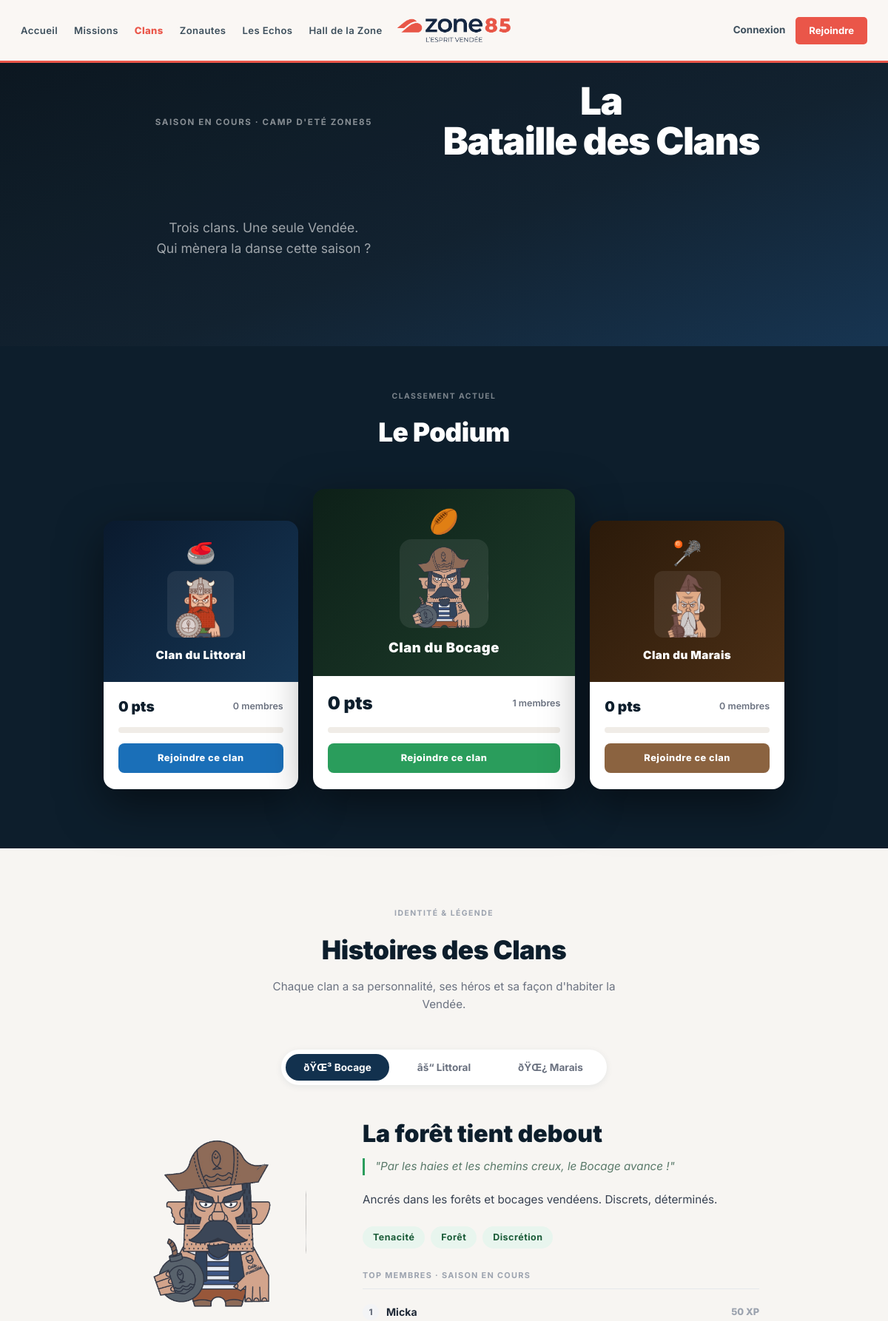
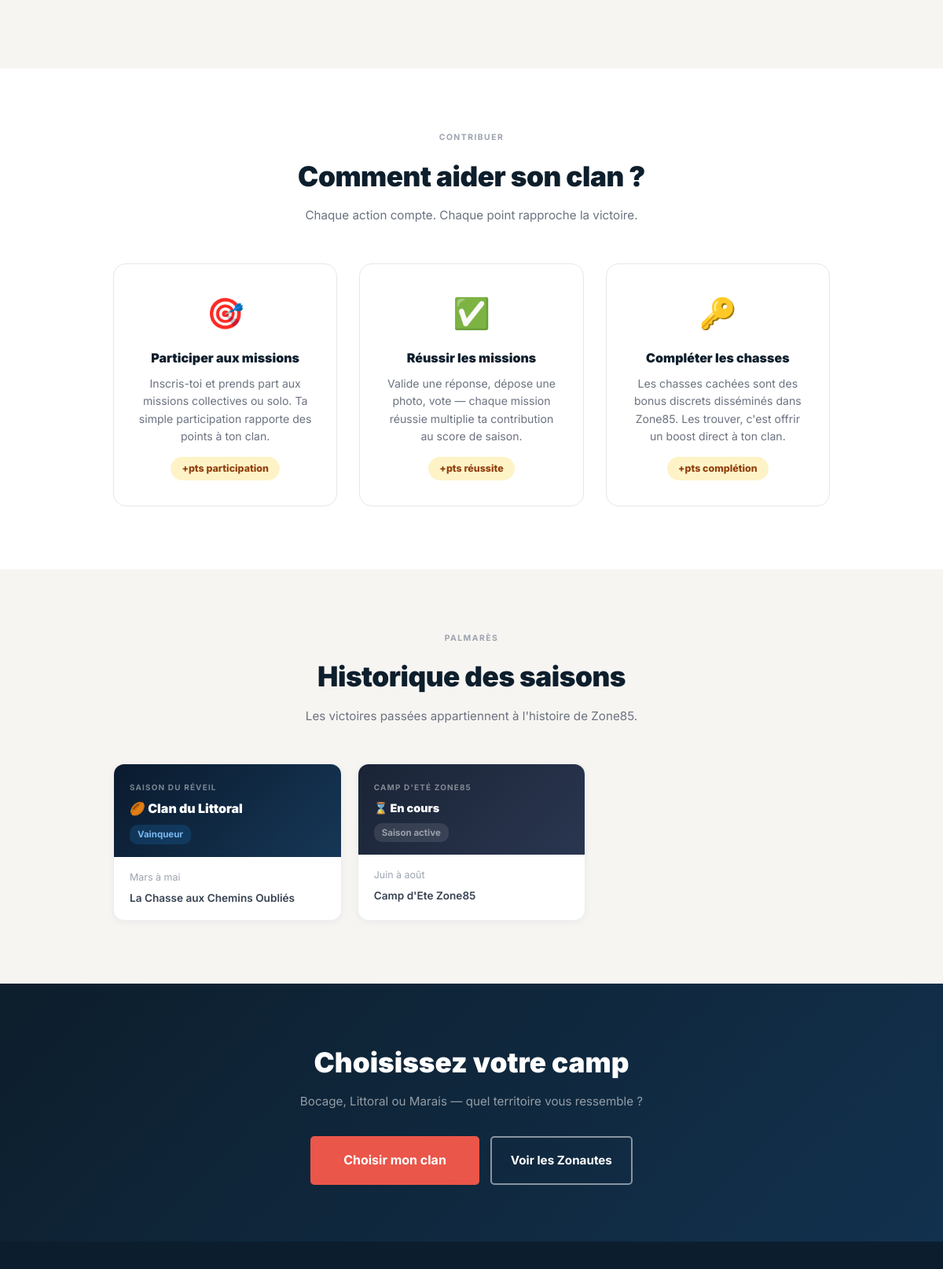
The app's page /clans.php (upper part) with its own data (2 pictures, top to bottom).
### tables this page shows
CREATE TABLE `games` (
  `id`           int(10) UNSIGNED NOT NULL AUTO_INCREMENT,
  `season_id`    int(10) UNSIGNED DEFAULT NULL,
  `title`        varchar(200) NOT NULL,
  `slug`         varchar(200) NOT NULL,
  `description`  text DEFAULT NULL,
  `game_type`    enum('seasonal_event','evergreen','hidden_hunt','premium_game','editorial_game') NOT NULL,
  `status`       enum('draft','active','archived','coming_soon') NOT NULL DEFAULT 'draft',
  `is_paid`      tinyint(1) DEFAULT 0,
  `is_collective` tinyint(1) DEFAULT 0,
  `cover_image`  varchar(255) DEFAULT NULL,
  `rules`        text DEFAULT NULL,
  `start_date`   date DEFAULT NULL,
  `end_date`     date DEFAULT NULL,
  `created_at`   datetime NOT NULL DEFAULT current_timestamp(),
  `updated_at`   datetime NOT NULL DEFAULT current_timestamp() ON UPDATE current_timestamp(),
  PRIMARY KEY (`id`),
  UNIQUE KEY `uq_games_slug` (`slug`)
);

CREATE TABLE `seasons` (
  `id`                 int(10) UNSIGNED NOT NULL AUTO_INCREMENT,
  `title`              varchar(200) NOT NULL,
  `slug`               varchar(200) NOT NULL,
  `color_primary`      varchar(7) NOT NULL DEFAULT '#0c1e2e',
  `color_secondary`    varchar(7) NOT NULL DEFAULT '#ea5649',
  `emoji`              varchar(8) NOT NULL DEFAULT '?',
  `description`        text DEFAULT NULL,
  `description_long`   text DEFAULT NULL,
  `image_url`          varchar(255) DEFAULT NULL,
  `badge_reward_id`    int(10) UNSIGNED DEFAULT NULL,
  `grande_mission_id`  int(10) UNSIGNED DEFAULT NULL,
  `period_label`       varchar(100) DEFAULT NULL,
  `start_date`         date DEFAULT NULL,
  `end_date`           date DEFAULT NULL,
  `closed_at`          datetime DEFAULT NULL,
  `winner_clan_id`     int(10) UNSIGNED DEFAULT NULL,
  `status`             enum('upcoming','active','archived') NOT NULL DEFAULT 'upcoming',
  `theme_color`        varchar(20) DEFAULT NULL,
  `main_game_id`       int(10) UNSIGNED DEFAULT NULL,
  `created_at`         datetime NOT NULL DEFAULT current_timestamp(),
  `updated_at`         datetime NOT NULL DEFAULT current_timestamp() ON UPDATE current_timestamp(),
  PRIMARY KEY (`id`),
  UNIQUE KEY `uq_seasons_slug` (`slug`),
  KEY `idx_seasons_status` (`status`),
  KEY `idx_seasons_dates` (`start_date`,`end_date`)
);

CREATE TABLE `clans` (
  `id`              int(10) UNSIGNED NOT NULL AUTO_INCREMENT,
  `name`            varchar(100) NOT NULL,
  `slug`            varchar(100) NOT NULL,
  `description`     text DEFAULT NULL,
  `mascot_image`    varchar(255) DEFAULT NULL,
  `color_primary`   varchar(20) DEFAULT '#12314e',
  `color_secondary` varchar(20) DEFAULT '#163756',
  `motto`           varchar(255) DEFAULT NULL,
  `cry`             varchar(255) DEFAULT NULL,
  `is_active`       tinyint(1) DEFAULT 1,
  `created_at`      datetime NOT NULL DEFAULT current_timestamp(),
  `updated_at`      datetime NOT NULL DEFAULT current_timestamp() ON UPDATE current_timestamp(),
  PRIMARY KEY (`id`),
  UNIQUE KEY `uq_clans_slug` (`slug`)
);

CREATE TABLE `season_trophies` (
  `id` int(10) UNSIGNED NOT NULL AUTO_INCREMENT, `season_id` int(10) UNSIGNED NOT NULL,
  `winning_clan_id` int(10) UNSIGNED NOT NULL, `title` varchar(200) DEFAULT NULL,
  `description` text DEFAULT NULL, `score_final` int(10) UNSIGNED DEFAULT 0,
  `trophy_image` varchar(255) DEFAULT NULL, `awarded_at` datetime DEFAULT NULL,
  `created_at` datetime NOT NULL DEFAULT current_timestamp(),
  PRIMARY KEY (`id`), KEY `fk_trophy_season` (`season_id`), KEY `fk_trophy_clan` (`winning_clan_id`)
);

### clans.php (the view, shortened to what the rows shown need)
<?php
require_once 'includes/data.php';
require_once 'includes/functions.php';
require_once 'includes/repositories.php';
if (db_enabled()) {
    $_clans_db = fetch_all_clans();
    if ($_clans_db !== null) $clans = $_clans_db;
    $_season_db = fetch_active_season();
    if ($_season_db !== null) $active_season = $_season_db;
    $_trophies_db = fetch_trophies();
}
$podium_clans = array_values($clans);
usort($podium_clans, fn($a, $b) => $a['podium_rank'] <=> $b['podium_rank']);
$by_rank = [];
foreach ($podium_clans as $c) {
    $by_rank[$c['podium_rank']] = $c;
}
$podium_display = [
    $by_rank[2] ?? null,
    $by_rank[1] ?? null,
    $by_rank[3] ?? null,
];
$clan_colors = [
    'bocage'   => ['bg' => '#0d2018', 'bg2' => '#1e3d2b', 'bar' => '#2a9d5c', 'medal' => '&#127947;'],
    'littoral' => ['bg' => '#0a1a2e', 'bg2' => '#163756', 'bar' => '#1a6fb8', 'medal' => '&#9875;'],
    'marais'   => ['bg' => '#2b1a0a', 'bg2' => '#4a2e15', 'bar' => '#8b6340', 'medal' => '&#127807;'],
];
$clan_keywords = [
    'bocage'   => ['Tenacité', 'Forêt', 'Discrétion'],
    'littoral' => ['Audace', 'Horizon', 'Sel'],
    'marais'   => ['Patience', 'Profondeur', 'Secrets'],
];
$clan_cries = [
    'bocage'   => '"Par les haies et les chemins creux, le Bocage avance !"',
    'littoral' => '"La mer nous appelle, les vagues nous portent !"',
    'marais'   => '"Dans le silence des eaux, la force attend."',
];
$rank_medals = [1 => '&#127945;', 2 => '&#129356;', 3 => '&#129357;'];
$archived_seasons = array_filter($seasons, fn($s) => $s['status'] === 'archived');
require_once 'includes/header.php';
?>
<section class="clans-hero">
  <div class="clans-hero-inner">
    <p class="overline-label">
      <?php if ($active_season): ?>
        Saison en cours &middot; <?= e($active_season['title']) ?>
      <?php else: ?>
        Zone85 &mdash; Vendée
      <?php endif; ?>
    </p>
    <h1>La Bataille&nbsp;des&nbsp;Clans</h1>
    <p class="hero-sub">Trois clans. Une seule Vendée.<br>Qui mènera la danse cette saison&nbsp;?</p>
  </div>
</section>
<section class="podium-section">
  <div class="section-header" style="color:#fff;">
    <h2 style="color:#fff;">Le Podium</h2>
  </div>
  <div class="podium-grid">
    <?php foreach ($podium_display as $clan): if (!$clan) continue;
      $rank  = (int)$clan['podium_rank'];
      $slug  = $clan['slug'];
      $col   = $clan_colors[$slug] ?? ['bg' => '#0d1e2c', 'bg2' => '#12314e', 'bar' => '#888', 'medal' => ''];
      $medal = $rank_medals[$rank] ?? '';
      $is_first = $rank === 1;
      $card_class = 'podium-card' . ($is_first ? ' podium-card-first' : '');
    ?>
    <div class="<?= e($card_class) ?>">
      <div class="pc-header" style="background:linear-gradient(135deg,<?= e($col['bg']) ?>,<?= e($col['bg2']) ?>);">
        <span class="pc-medal"><?= $medal ?></span>
        <div class="pc-masc">
          <img src="<?= img(e($clan['mascot'])) ?>" alt="Mascotte <?= e(ucfirst($slug)) ?>">
        </div>
        <div class="pc-clan-name"><?= e($clan['name']) ?></div>
      </div>
      <div class="pc-body">
        <div class="pc-score-row">
          <span class="pc-score"><?= format_score((int)$clan['season_score']) ?></span>
          <span class="pc-members"><?= (int)$clan['members_count'] ?> membres</span>
        </div>
        <div class="pc-bar-bg">
        </div>
        <a href="inscription.php?clan=<?= e($slug) ?>" class="pc-btn <?= e($slug) ?>-btn">
          Rejoindre ce clan
        </a>
      </div>
    </div>
    <?php endforeach; ?>
  </div>
</section>
<section class="clans-stories">
  <div class="container">
    <div class="section-header">
      <h2>Histoires des Clans</h2>
    </div>
    <div class="story-panels">
      <?php $first_panel = true; foreach (['bocage', 'littoral', 'marais'] as $slug):
        $c = $clans[$slug] ?? null;
        $panel_active = $first_panel ? ' active' : '';
        $first_panel  = false;
        $cry   = $clan_cries[$slug]    ?? '';
        $kws   = $clan_keywords[$slug] ?? [];
        $kw_cls = $slug . '-kw';
      ?>
      <div
        class="story-panel<?= $panel_active ?>"
        id="panel-<?= e($slug) ?>"
        data-clan="<?= e($slug) ?>"
        role="tabpanel"
        aria-labelledby="tab-<?= e($slug) ?>"
      >
        <div class="story-inner">
          <div class="story-masc-col">
            <img
              src="<?= img(e($c['mascot'])) ?>"
              alt="Mascotte <?= e(ucfirst($slug)) ?>"
              class="story-masc-img"
            >
          </div>
          <div class="story-info-col">
            <h3 class="story-hero-name"><?= e($c['hero_name']) ?></h3>
            <p class="story-cry"><?= e($cry) ?></p>
            <p class="story-desc"><?= e($c['description']) ?></p>
            <div class="story-keywords">
              <?php foreach ($kws as $kw): ?>
              <span class="story-kw <?= e($kw_cls) ?>"><?= e($kw) ?></span>
              <?php endforeach; ?>
            </div>
            <p class="story-top5-title">Top membres &middot; Saison en cours</p>
            <?php if (!empty($c['top_members'])): ?>
            <ol class="story-top5-list">
              <?php foreach (array_slice($c['top_members'], 0, 5) as $i => $member): ?>
              <li>
                <span class="st-rank"><?= $i + 1 ?></span>
                <span class="st-name"><?= e($member['pseudo']) ?></span>
                <span class="st-xp"><?= format_xp((int)$member['xp_season']) ?></span>
              </li>
              <?php endforeach; ?>
            </ol>
            <?php else: ?>
            <p class="story-empty">Rejoins le clan pour figurer ici.</p>
            <?php endif; ?>
          </div>
        </div>
      </div>
      <?php endforeach; ?>
    </div>
  </div>
</section>
<section class="clan-help">
  <div class="container">
    <div class="section-header">
      <h2>Comment aider son clan&nbsp;?</h2>
    </div>
  </div>
</section>
<section class="seasons-history">
  <div class="container">
    <div class="section-header">
      <h2>Historique des saisons</h2>
    </div>
    <div class="seasons-grid">
      <?php foreach ($archived_seasons as $s):
        $wc    = $s['winner_clan'] ?? '';
        $hdr   = $wc ? 'shc-header-' . $wc : 'shc-header-none';
        $badge = $wc ? 'shc-badge-' . $wc  : 'shc-badge-none';
        $winner_label = $s['winner_label'] ?? ($wc ? ucfirst($wc) : 'En cours');
      ?>
      <div class="season-hist-card">
        <div class="shc-header <?= e($hdr) ?>">
          <p class="shc-season-label"><?= e($s['title']) ?></p>
          <div class="shc-winner">&#127945; <?= e($winner_label) ?></div>
          <span class="shc-winner-badge <?= e($badge) ?>">Vainqueur</span>
        </div>
        <div class="shc-body">
          <p class="shc-period"><?= e($s['period'] ?? '') ?></p>
          <?php if (!empty($s['main_mission'])): ?>
          <p class="shc-mission"><?= e($s['main_mission']) ?></p>
          <?php endif; ?>
        </div>
      </div>
      <?php endforeach; ?>
      <?php if ($active_season): ?>
      <div class="season-hist-card">
        <div class="shc-header shc-header-none">
          <p class="shc-season-label"><?= e($active_season['title']) ?></p>
          <div class="shc-winner" style="font-size:.9rem;">&#8987; En cours</div>
          <span class="shc-winner-badge shc-badge-none">Saison active</span>
        </div>
        <div class="shc-body">
          <p class="shc-period"><?= e($active_season['period'] ?? '') ?></p>
          <?php if (!empty($active_season['main_mission'])): ?>
          <p class="shc-mission"><?= e($active_season['main_mission']) ?></p>
          <?php endif; ?>
        </div>
      </div>
      <?php endif; ?>
    </div>
  </div>
</section>
<section class="clans-cta">
  <div class="container">
    <h2>Choisissez votre camp</h2>
  </div>
</section>
<?php
require_once 'includes/footer.php';
?>

### records on screen
games: season.title "CAMP D'ETÉ ZONE85", season.period_label "Juin à août", title "Camp d'Ete Zone85"
clans: id "🥌", mascot_image+slug (picture), name "Clan du Littoral", season_score "0 pts", members_count "0"
clans: id "🏉", mascot_image+slug (picture), name "Clan du Bocage", season_score "0 pts", members_count "1", mascot_image (picture), motto "La forêt tient debout", description "Ancrés dans les forêts et bocages vendéens. Discrets, déterminés."
clans: id "🥍", mascot_image+slug (picture), name "Clan du Marais", season_score "0 pts", members_count "0"
season_trophies: season.title "SAISON DU RÉVEIL", clans.name "Clan du Littoral", period "Mars à mai", main_mission "La Chasse aux Chemins Oubliés"

### other values on screen
$_nl['label'] "Accueil"
$_nl['label'] "Missions"
$_nl['label'] "Clans"
$_nl['label'] "Zonautes"
$_nl['label'] "Les Echos"
$_nl['label'] "Hall de la Zone"
$c['label'] "ðŸŒ³ Bocage"
$c['label'] "âš“ Littoral"
$c['label'] "ðŸŒ¿ Marais"
$cry "\"Par les haies et les chemins creux, le Bocage avance !\""
$kw "Tenacité"
$kw "Forêt"
$kw "Discrétion"
$member['pseudo'] "Micka"
format_xp((int)$member['xp_season']) "50 XP"
